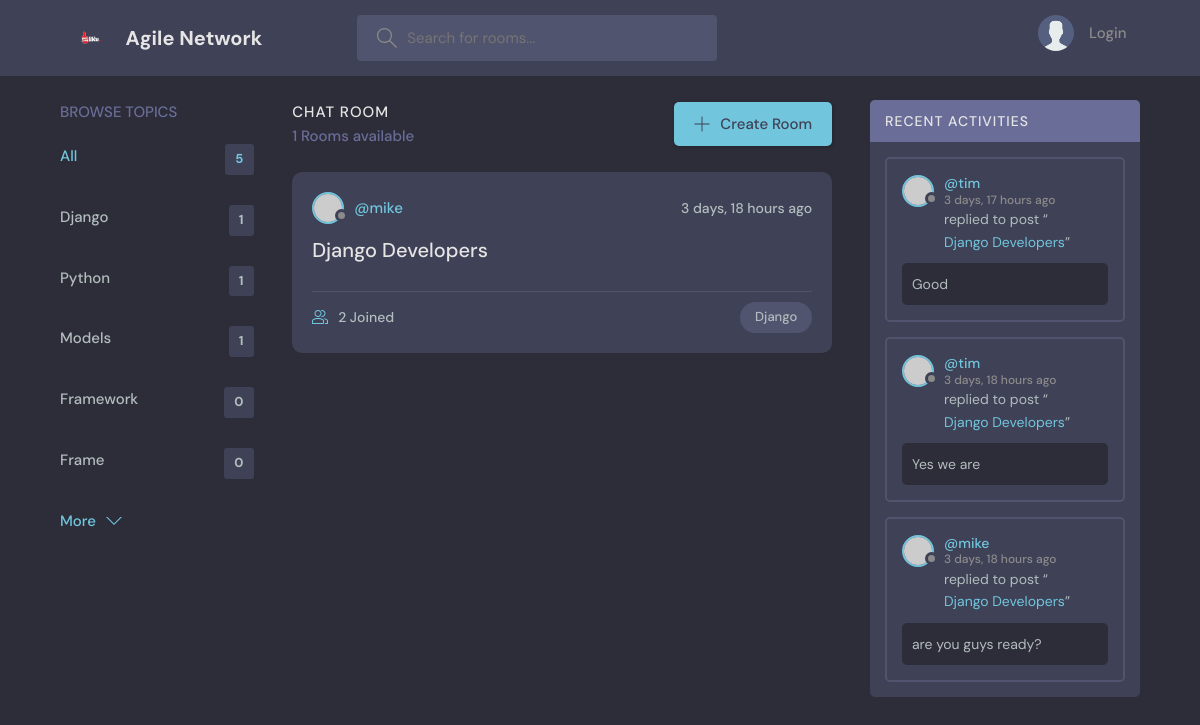
Screenshot of /?q=Django with the database file from the repository.
### base/models.py (models this page shows, shortened)
class Topic(models.Model):
    name = models.CharField(max_length=200)

class Room(models.Model):
    host = models.ForeignKey(User, on_delete=models.SET_NULL, null=True)
    topic = models.ForeignKey(Topic, on_delete=models.SET_NULL, null=True)
    name = models.CharField(max_length=200)
    description = models.TextField(null=True, blank=True)
    participants = models.ManyToManyField(User, related_name='participants', blank=True)
    updated = models.DateTimeField(auto_now=True)
    created = models.DateTimeField(auto_now_add=True)
    class Meta:
        ordering = ['-updated', '-created']
    def __str__(self):
        return self.name

class Message(models.Model):
    user = models.ForeignKey(User, on_delete=models.CASCADE)
    room = models.ForeignKey(Room, on_delete=models.CASCADE)
    body = models.TextField()
    updated = models.DateTimeField(auto_now=True)
    created = models.DateTimeField(auto_now_add=True)
    class Meta:
        ordering = ['-updated', '-created']

### base/views.py (the view)
# urls.py: 2. Add a URL to urlpatterns:  path('', views.home, name='home')
def home(request):
    q = request.GET.get('q') if request.GET.get('q') != None else ''
    rooms = Room.objects.filter(
        Q(topic__name__icontains=q) |
        Q(name__icontains=q) |
        Q(description__icontains=q)
        )
    topics = Topic.objects.all()
    room_count = rooms.count()
    room_messages = Message.objects.filter(Q(room__topic__name__icontains=q))
    context = {'rooms': rooms, 'topics': topics, 'room_count': room_count, 'room_messages': room_messages}
    return render(request, 'base/home.html', context)

### base/templates/base/home.html (shortened to what this page needs)
  {% extends 'main.html' %}
  {% block content %}
   <main class="layout layout--3">
      <div class="container">
        {% include 'base/topics.html' %}
        <div class="roomList">
          <div class="roomList__header">
            <div>
              <h2>Chat Room</h2>
              <p>{{room_count}} Rooms available</p>
            </div>
            <a class="btn btn--main" href="{% url 'create-room' %}">
              <svg version="1.1" xmlns="http://www.w3.org/2000/svg" width="32" height="32" viewBox="0 0 32 32">
                <title>add</title>
                <path
                  d="M16.943 0.943h-1.885v14.115h-14.115v1.885h14.115v14.115h1.885v-14.115h14.115v-1.885h-14.115v-14.115z"
                ></path>
              </svg>
              Create Room
            </a>
          </div>
          {% include 'base/feeds.html' %}
        </div>
         {% include 'base/activities.html' %}
      </div>
    </main>
  {% endblock content %}

### base/templates/base/topics.html
<div class="topics">
    <div class="topics__header">
      <h2>Browse Topics</h2>
    </div>
    <ul class="topics__list">
      <li>
        <a href="{% url 'home' %}" class="active">All <span>{{topics.count}}</span></a>
      </li>
      {% for topic in topics %}
      <li>
        <a href="{% url 'home' %}?q={{topic.name}}">{{topic.name}} <span>{{topic.room_set.all.count}}</span></a>
      </li>
      {% endfor %}
    </ul>
    <a class="btn btn--link" href="{% url 'topics' %}">
      More
      <svg version="1.1" xmlns="http://www.w3.org/2000/svg" width="32" height="32" viewBox="0 0 32 32">
        <title>chevron-down</title>
        <path d="M16 21l-13-13h-3l16 16 16-16h-3l-13 13z"></path>
      </svg>
    </a>
  </div>

### base/templates/base/feeds.html (shortened to what this page needs)
{% for room in rooms %}
<div class="roomListRoom">
    <div class="roomListRoom__header">
      <a href="{% url 'user-profile' room.host.id %}" class="roomListRoom__author">
        <div class="avatar avatar--small">
          <img src="https://randomuser.me/api/portraits/women/11.jpg" />
        </div>
        <span>@{{room.host.username}}</span>
      </a>
      <div class="roomListRoom__actions">
        <span>{{room.created | timesince}} ago</span>
      </div>
    </div>
    <div class="roomListRoom__content">
      <a href="{% url 'room' room.id %}">{{room.name}}</a>
    </div>
    <div class="roomListRoom__meta">
      <a href="{% url 'room' room.id %}" class="roomListRoom__joined">
        {{room.participants.all.count}} Joined
      </a>
      <p class="roomListRoom__topic">{{room.topic.name}}</p>
    </div>
  </div>
{% endfor %}

### base/templates/base/activities.html (shortened to what this page needs)
<div class="activities">
    <div class="activities__header">
      <h2>Recent Activities</h2>
    </div>
    {% for message in room_messages %}
    <div class="activities__box">
      <div class="activities__boxHeader roomListRoom__header">
        <a href="{% url 'user-profile' message.user.id %}" class="roomListRoom__author">
          <div class="avatar avatar--small">
            <img src="https://randomuser.me/api/portraits/women/11.jpg" />
          </div>
          <p>
            @{{message.user}}
            <span>{{message.created | timesince}} ago</span>
          </p>
        </a>
      </div>
      <div class="activities__boxContent">
        <p>replied to post “<a href="{% url 'room' message.room.id %}">{{message.room}}</a>”</p>
        <div class="activities__boxRoomContent">
          {{message.body}}
        </div>
      </div>
    </div>
    {% endfor %}
  </div>

### rows the page displays
Topic: name "Django", room_set.all.count "1"
Topic: name "Python", room_set.all.count "1"
Topic: name "Models", room_set.all.count "1"
Topic: name "Framework", room_set.all.count "0"
Topic: name "Frame", room_set.all.count "0"
Room: host.username "mike", created "3 days, 18 hours", name "Django Developers", participants.all.count "2", topic.name "Django"
Message: user "tim", created "3 days, 17 hours", room "Django Developers", body "Good"
Message: user "tim", created "3 days, 18 hours", room "Django Developers", body "Yes we are"
Message: user "mike", created "3 days, 18 hours", room "Django Developers", body "are you guys ready?"

### other values shown
{{ topics.count }} "5"
{{ room_count }} "1"
